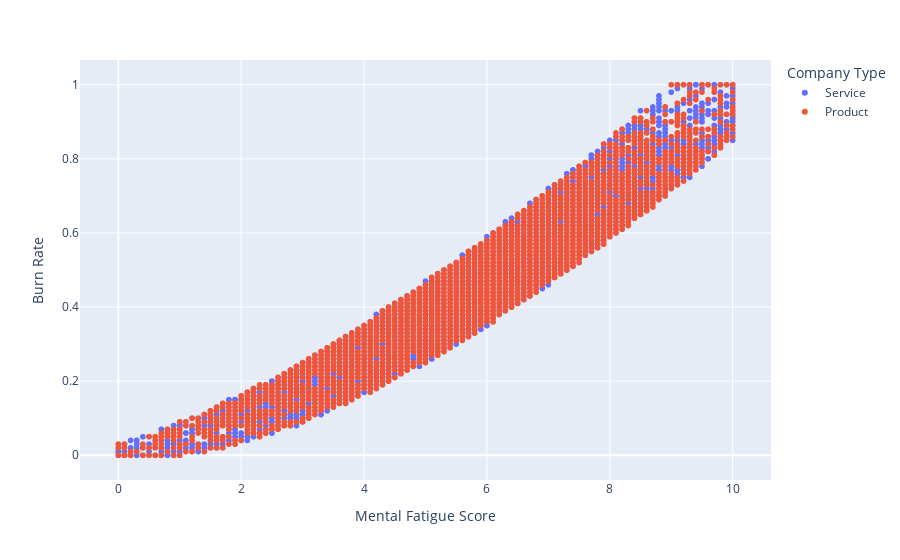

The notebook cell saved with this chart:
### Code cell
fig = px.scatter(df, x="Mental Fatigue Score", y="Burn Rate", color="Company Type")
fig.show()

### Figure 1 — Plotly figure (JSON) as saved in the notebook; plotly's stock layout.template omitted (floating-point values rounded to 4 significant figures; data arrays with more than 128 entries replaced by an {"elided": "..."} marker saying what was removed)
{"data": [{"hovertemplate": "Company Type=Service<br>Mental Fatigue Score=%{x}<br>Burn Rate=%{y}<extra></extra>", "legendgroup": "Service", "marker": {"color": "#636efa", "symbol": "circle"}, "mode": "markers", "name": "Service", "showlegend": true, "type": "scattergl", "x": {"elided": "12174 float values"}, "xaxis": "x", "y": {"elided": "12174 float values"}, "yaxis": "y"}, {"hovertemplate": "Company Type=Product<br>Mental Fatigue Score=%{x}<br>Burn Rate=%{y}<extra></extra>", "legendgroup": "Product", "marker": {"color": "#EF553B", "symbol": "circle"}, "mode": "markers", "name": "Product", "showlegend": true, "type": "scattergl", "x": {"elided": "6416 float values"}, "xaxis": "x", "y": {"elided": "6416 float values"}, "yaxis": "y"}], "layout": {"legend": {"title": {"text": "Company Type"}, "tracegroupgap": 0}, "margin": {"t": 60}, "xaxis": {"anchor": "y", "domain": [0, 1], "title": {"text": "Mental Fatigue Score"}}, "yaxis": {"anchor": "x", "domain": [0, 1], "title": {"text": "Burn Rate"}}}}
